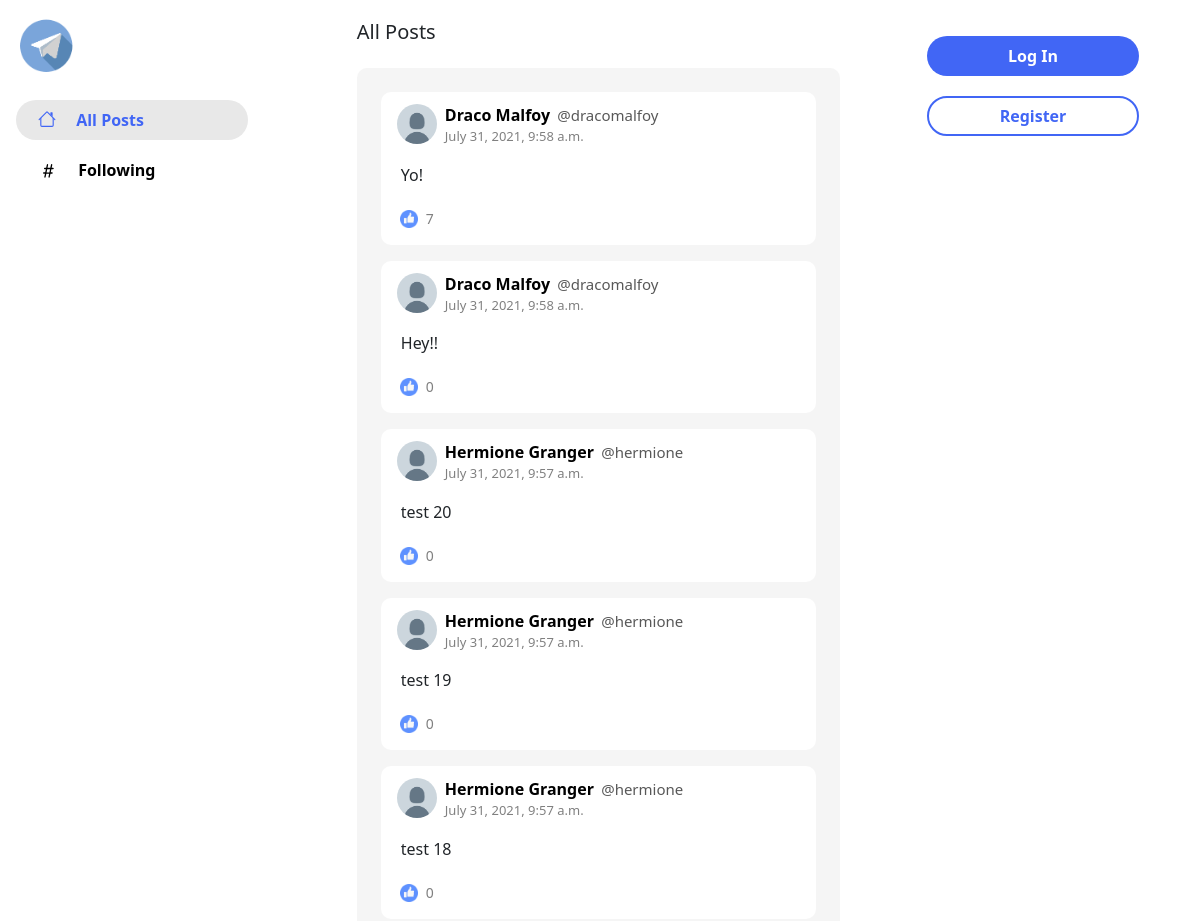
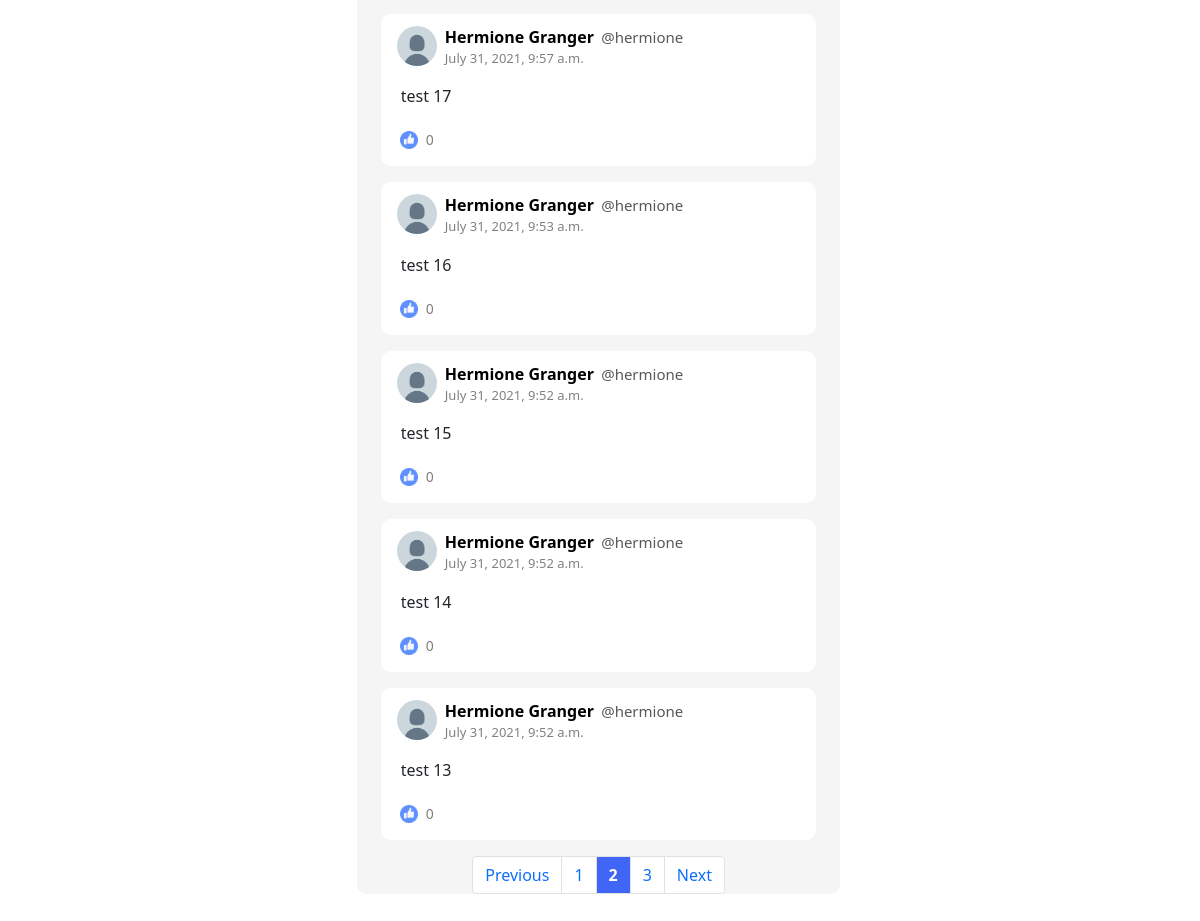
Screenshot of /?page=2 with the database file from the repository (2 pictures, top to bottom).
### network/models.py (models this page shows, shortened)
class Post(models.Model):
    creator = models.ForeignKey("User", on_delete=models.CASCADE, related_name="post")
    content = models.TextField(blank=True)
    timestamp = models.DateTimeField(auto_now_add=True)
    likes = models.ManyToManyField("User", related_name="post_liked", blank=True)

class User(AbstractUser):
    pass

### network/views.py (the view)
# urls.py: path("", views.index, name="index"),
def index(request):
    page_title = "All Posts"
    everyPost = Post.objects.all()
    posts = everyPost.order_by("-timestamp")
    paginator = Paginator(posts, 10)
    page_number = request.GET.get('page')
    page_obj = paginator.get_page(page_number)
    paginator_maxRange = 3
    if paginator.num_pages >= paginator_maxRange:
        if page_obj.number == 1:
            page_range = range(page_obj.number, page_obj.number + paginator_maxRange)
        elif page_obj.number == paginator.num_pages:
            lastPage_range = paginator.num_pages + 1
            page_range = range(lastPage_range - paginator_maxRange, lastPage_range)
        else:
            page_range = range(page_obj.number - 1, page_obj.number + 2)
    elif 0 < paginator.num_pages < paginator_maxRange:
        page_range = range(1, paginator.num_pages + 1)
    return render(request, "network/index.html", {
        "posts": page_obj,
        "page_title": page_title,
        "allPosts_view": True,
        "page_range": page_range,
    })

### network/templates/network/index.html (shortened to what this page needs)
{% extends "network/layout.html" %}
{% load static %}
{% block body %}
    <div id="page-header">
        <h5 class="mt-1 mb-4">{{ page_title }}</h5>
    </div>
    {% if not message %}
    <div id="page-body" class="my-4 px-4 py-2 page-body-style">
        {% for post in posts %}
            <div id="post-id{{ post.id }}" class="post_content w-100 my-3 px-3">
                <div class="d-flex flex-row">
                    <img class="post-icon me-2" src="{% static 'network/Default_User_Icon.png' %}" onerror="this.src='/static/network/Default_User_Icon.png';" alt=".."/>
                    <div class="post-info">
                        <span class="post-person"><a class="person-link" href="{% url 'userProfile' name=post.creator %}">{{ post.creator.first_name }} {{ post.creator.last_name }}</a></span>
                        <span class="post-username">@{{ post.creator }}</span>
                        <p class="post-time">{{ post.timestamp }}</p>
                    </div>
                </div>
                <div id="post-content-id{{ post.id }}">
                    <p id="post-content-body-id{{ post.id }}" class="post-body my-0 mx-1">{{ post.content }}</p>
                </div>
                <div id="no-of-likes-id{{ post.id }}" class="d-flex flex-row mt-2">
                    <img class="like-icon" src="{% static 'network/Like.png' %}" onerror="this.src='/static/network/Like.png';" alt=".."/>
                    <p class="no_of_likes">{{ post.likes.all.count }}</p>
                </div>
            </div>
        {% endfor %}
        <div class="d-flex justify-content-center">
            <nav aria-label="Page navigation example">
                <ul id="pagination_range" class="pagination" value="{{ posts.number }}">
                {% if allPosts_view %}
                    {% if posts.has_previous %}
                        <li class="page-item"><a class="page-link" href="?page={{ posts.previous_page_number }}">Previous</a></li>
                    {% endif %}
                    {% for no_page in page_range %}
                        <li class="page-item"><a id="page-{{ no_page }}" class="page-link" href="?page={{ no_page }}">{{ no_page }}</a></li>
                    {% endfor %}
                    {% if posts.has_next %}
                        <li class="page-item"><a class="page-link" href="?page={{ posts.next_page_number }}">Next</a></li>
                    {% endif %}
                {% endif %}
                </ul>
            </nav>
        </div>
    </div>
    {% endif %}
{% endblock %}

### network/static/network/styles.css (style rules this page uses)
html, body { height: 100%; width: 100%; }
.page-body-style { display: block; border-radius: 10px; background-color: #F5F5F5; overflow-y: scroll; height: 85vh; }
.post_content { background-color: white; border-radius: 10px; }
.post-icon { height: 40px; width: 40px; border-radius: 50%; margin-top: 12px; }
.post-person { font-weight: bold; font-size: 16px; }
.person-link, .person-link:hover { color: black; text-decoration: none; }
.post-username { color: #585858; font-size: 15px; margin-left: 3px; }
.post-time { color: #808080; font-size: 13px; }
.post-info { display: block; margin-top: 11px; }
.post-body { display: block; width: 100%; word-wrap: break-word; padding-right: 10px; }
.like-icon { height: 18px; width: 18px; margin-top: 15px; margin-left: 3px; }
.no_of_likes { margin-top: 13px; margin-left: 8px; color: grey; font-size: 14px; }

### rows the page displays
Post: creator.first_name "Draco", creator.last_name "Malfoy", creator "dracomalfoy", timestamp "July 31, 2021, 9:58 a.m.", content "Yo!", likes.all.count "7"
Post: creator.first_name "Draco", creator.last_name "Malfoy", creator "dracomalfoy", timestamp "July 31, 2021, 9:58 a.m.", content "Hey!!", likes.all.count "0"
Post: creator.first_name "Hermione", creator.last_name "Granger", creator "hermione", timestamp "July 31, 2021, 9:57 a.m.", content "test 20", likes.all.count "0"
Post: creator.first_name "Hermione", creator.last_name "Granger", creator "hermione", timestamp "July 31, 2021, 9:57 a.m.", content "test 19", likes.all.count "0"
Post: creator.first_name "Hermione", creator.last_name "Granger", creator "hermione", timestamp "July 31, 2021, 9:57 a.m.", content "test 18", likes.all.count "0"
Post: creator.first_name "Hermione", creator.last_name "Granger", creator "hermione", timestamp "July 31, 2021, 9:57 a.m.", content "test 17", likes.all.count "0"
Post: creator.first_name "Hermione", creator.last_name "Granger", creator "hermione", timestamp "July 31, 2021, 9:53 a.m.", content "test 16", likes.all.count "0"
Post: creator.first_name "Hermione", creator.last_name "Granger", creator "hermione", timestamp "July 31, 2021, 9:52 a.m.", content "test 15", likes.all.count "0"
Post: creator.first_name "Hermione", creator.last_name "Granger", creator "hermione", timestamp "July 31, 2021, 9:52 a.m.", content "test 14", likes.all.count "0"
Post: creator.first_name "Hermione", creator.last_name "Granger", creator "hermione", timestamp "July 31, 2021, 9:52 a.m.", content "test 13", likes.all.count "0"

### other values shown
{{ page_title }} "All Posts"
{{ no_page }} "1" "2" "3"
